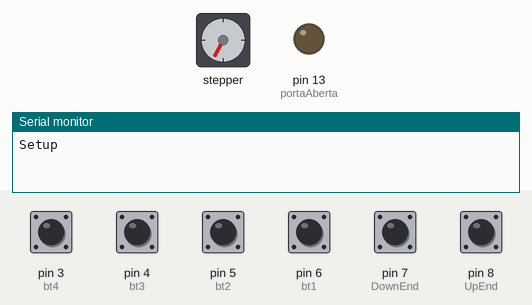
The sketch below on a simulated Arduino Uno, built with avr-gcc and run on an emulated ATmega328P. Parts: stepper motor, output pins drawn as LEDs (lit = HIGH), the last lines printed to the serial monitor. The inputs (shaded band) are chosen by the test bench; at power-on: pin 3 (bt4), pin 4 (bt3), pin 5 (bt2), pin 6 (bt1), pin 7 (DownEnd), pin 8 (UpEnd) HIGH. Stepper angles assume 500 steps per turn.

Above: at 2.8 s.
2.9 s: pin 8 (UpEnd) pulled LOW for 1.25 s
At 3.4 s:
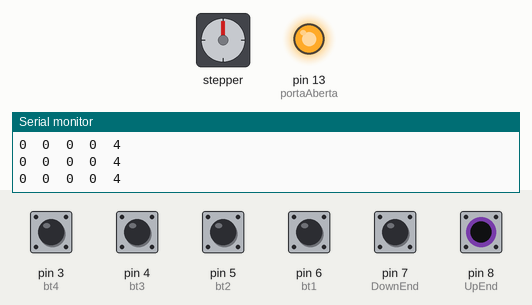
5.6 s: pin 4 (bt3) pulled LOW for 1.25 s
At 5.77 s:
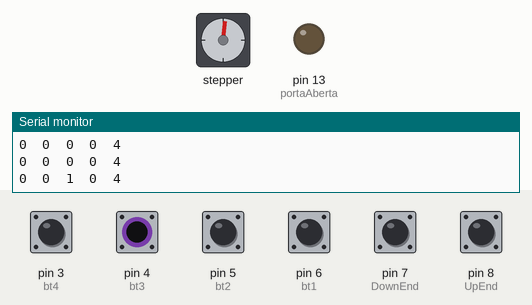
9.1 s: pin 3 (bt4) pulled LOW for 1.25 s
At 9.27 s:
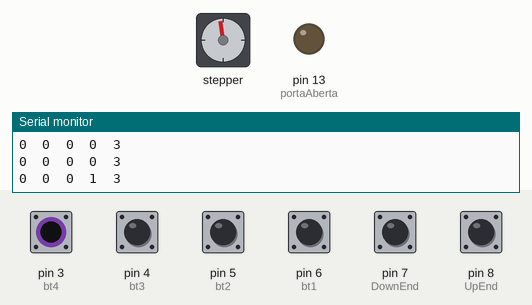
12.6 s: pin 8 (UpEnd) pulled LOW for 1.25 s
At 12.79 s:
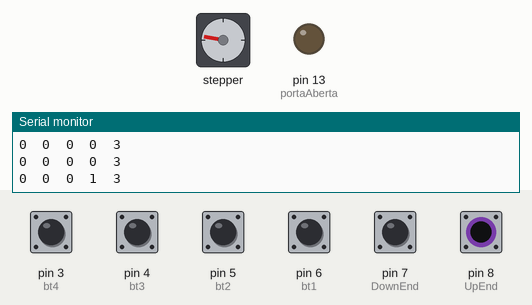
17.9 s: pin 5 (bt2) pulled LOW for 1.25 s
At 18.37 s:
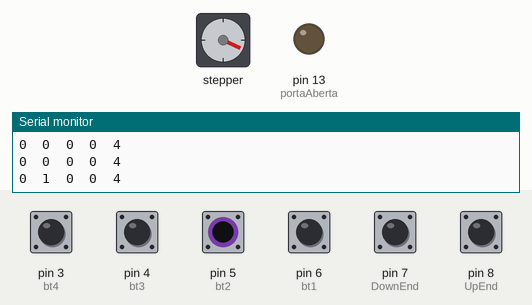
23.2 s: pin 6 (bt1) pulled LOW for 1.25 s
At 24.9 s:
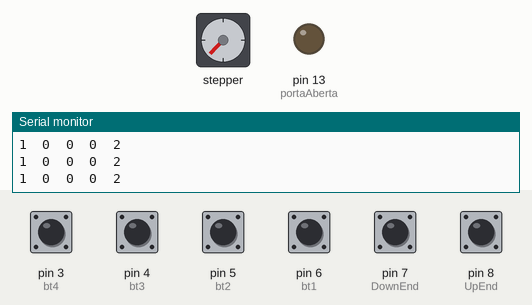
Timing chart, 0 to 29.5 s (numbered marks = the images above; inputs shaded):
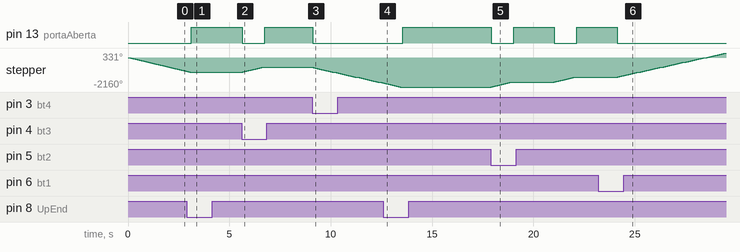

Measured:
- after the input at 2.9 s, pin 13 (portaAberta): LOW → HIGH after 0.21 s; stepper: goes on until 3.1 s, then stays -1080°
- after the input at 5.6 s, pin 13 (portaAberta): HIGH → LOW at once, → HIGH 1.1 s later; stepper: turns 360° clockwise in 0.99 s, starting at once
- after the input at 9.1 s, pin 13 (portaAberta): HIGH → LOW at once; stepper: keeps turning counter-clockwise at about 328°/s, starting at once
- after the input at 12.6 s, pin 13 (portaAberta): LOW → HIGH after 0.95 s; stepper: goes on until 13.4 s, then stays -2160°
- after the input at 17.9 s, pin 13 (portaAberta): alternates HIGH for 2.0 s and LOW for 1.1 s, starting at once; stepper: turns 360° clockwise in 0.99 s, then 360° clockwise in 0.99 s
- after the input at 23.2 s, pin 13 (portaAberta): HIGH → LOW after 0.95 s; stepper: keeps turning clockwise at about 332°/s, starting after 0.95 s

The sketch:

Elevador.ino
```cpp
//#include <AccelStepper.h>
//#define HALFSTEP 8
#include <Stepper.h> // Incluir Biblioteca 'Stepper'


int passos = 500; // Número de passos dados
const int passosPorVolta = 500;

// Motor pin definitions
#define motorPin1  9     // IN1 on the ULN2003 driver 1
#define motorPin2  10     // IN2 on the ULN2003 driver 1
#define motorPin3  11    // IN3 on the ULN2003 driver 1
#define motorPin4  12     // IN4 on the ULN2003 driver 1
int UpEnd = 8;
int DownEnd = 7;
int bt1 = 6;
int bt2 = 5;
int bt3 = 4;
int bt4 = 3;
int portaAberta = 13;
#define tempoPortaAberta 2000
long tempoParado = 0;
int parado = 1;

Stepper myStepper(passosPorVolta, 9, 11, 10, 12);
// Initialize with pin sequence IN1-IN3-IN2-IN4 for using the AccelStepper with 28BYJ-48
//AccelStepper stepper1(HALFSTEP, motorPin1, motorPin3, motorPin2, motorPin4);
int andarAtual = 4;
int andaresAtender[4]={0,0,0,0};
int andaresEntregar[4]={0,0,0,0};

//DEBOUNCE DE TODOS OS PINOS DE INPUT
#define DEBOUNCE 10  // button debouncer, how many ms to debounce, 5+ ms is usually plenty

byte buttons[] = {bt1, bt2, bt3, bt4, UpEnd, DownEnd};
//determine how big the array up above is, by checking the size
#define NUMBUTTONS sizeof(buttons)

//track if a button is just pressed, just released, or 'currently pressed'
byte pressed[NUMBUTTONS], justpressed[NUMBUTTONS], justreleased[NUMBUTTONS];
byte previous_keystate[NUMBUTTONS], current_keystate[NUMBUTTONS];

void setup() {
  Serial.begin(9600);
  delay(10);
  Serial.print("Setup");
  pinMode(motorPin1, OUTPUT);
  pinMode(motorPin2, OUTPUT);
  pinMode(motorPin3, OUTPUT);
  pinMode(motorPin4, OUTPUT);
  pinMode(portaAberta, OUTPUT);
  pinMode(bt1, INPUT_PULLUP);
  pinMode(bt2, INPUT_PULLUP);
  pinMode(bt3, INPUT_PULLUP);
  pinMode(bt4, INPUT_PULLUP);
  pinMode(UpEnd, INPUT_PULLUP);
  pinMode(DownEnd, INPUT_PULLUP);

  myStepper.setSpeed(60); // velocidade do motor em 60;
  delay(50);
  while(digitalRead(UpEnd)==1){
    myStepper.step(-passos); // sentido horário
    delay(10);
  }
  /*
  stepper1.stop();
  Serial.print("End Setup\n");
  */

}//--(end setup )---

void loop() {
  byte thisSwitch=thisSwitch_justPressed();
  switch(thisSwitch){

    //ELEVADOR1 CHAMOU ANDAR 1
    case 0:
      andaresAtender[0] = 1;
    break;

    //ELEVADOR1 CHAMOU ANDAR 2
    case 1:
      andaresAtender[1] = 1;
    break;

    //ELEVADOR1 CHAMOU ANDAR 3
    case 2:
      andaresAtender[2] = 1;
    break;

    //ELEVADOR2 CHAMOU ANDAR 4
    case 3:
      andaresAtender[3] = 1;
    break;

    //ELEVADOR2 CHEGOU ANDAR 4
    case 4:
      parar(4);
      andarAtual = 4;
    break;

    //ELEVADOR2 CHEGOU ANDAR 1
    case 5:
      parar(1);
      andarAtual = 1;
    break;
  }

    Serial.print(andaresAtender[0]);
  Serial.print("\t");
  Serial.print(andaresAtender[1]);
    Serial.print("\t");
  Serial.print(andaresAtender[2]);
    Serial.print("\t");
  Serial.print(andaresAtender[3]);
    Serial.print("\t");
  Serial.print(andarAtual);
  Serial.print("\n");
  if(millis()-tempoParado>tempoPortaAberta){
    switch (andarAtual) {
        case 1:
          if(andaresAtender[0]&&parado)
            parar(1);
          else if(andaresAtender[1]||andaresAtender[2]||andaresAtender[3])
            subir(1);
          break;
        case 2:
          if(andaresAtender[1]&&parado)
            parar(2);
          else if(andaresAtender[0])
            descer(4);
          else if(andaresAtender[2]||andaresAtender[3])
            subir(1);
          break;
        case 3:
           if(andaresAtender[2]&&parado)
            parar(3);
          else if(andaresAtender[3])
            subir(4);
          else if(andaresAtender[0]||andaresAtender[1])
            descer(1);
          break;
        case 4:
          if(andaresAtender[3]&&parado)
            parar(4);
          else if(andaresAtender[0]||andaresAtender[1]||andaresAtender[2])
            descer(1);
          break;
        default:
        break;
          // do something
    }
  }
}
void subir(int andar){
  parado = 0;
  digitalWrite(portaAberta, LOW);
  switch (andar) {
      case 1:
          myStepper.step(-passos); // sentido horário
          delay(100);
          parar(andarAtual+1);
        break;
      case 4:
         while(digitalRead(UpEnd)==1){
          myStepper.step(-passos); // sentido horário
          delay(100);
        }
        parar(4);
        break;
      default:
        break;
        // do something
  }
}
void descer(int andar){
  parado = 0;
  digitalWrite(portaAberta, LOW);
  switch (andar) {
      case 1:
          myStepper.step(passos); // sentido horário
          delay(100);
          parar(andarAtual-1);
        break;
      case 4:
         while(digitalRead(DownEnd)==1){
          myStepper.step(passos); // sentido horário
          delay(100);
        }
        parar(1);
        break;
      default:
      break;
        // do something
  }
}
void parar(int andar){
  andarAtual=andar;
  parado = 1;
  tempoParado=millis();
  digitalWrite(portaAberta, HIGH);
  switch (andar) {
     case 1:
          andaresAtender[0]=0;
     break;
     case 2:
          andaresAtender[1]=0;
     break;
     case 3:
          andaresAtender[2]=0;
     break;
     case 4:
          andaresAtender[3]=0;
     break;
     default:
     break;
  }
}

void check_switches(){
  static byte previousstate[NUMBUTTONS];
  static byte currentstate[NUMBUTTONS];
  static long lasttime;
  byte index;
  if (millis() < lasttime) {
    // we wrapped around, lets just try again
    lasttime = millis();
  }
  if ((lasttime + DEBOUNCE) > millis()) {
    // not enough time has passed to debounce
    return;
  }
  // ok we have waited DEBOUNCE milliseconds, lets reset the timer
  lasttime = millis();
  for (index = 0; index < NUMBUTTONS; index++) {
    justpressed[index] = 0;       //when we start, we clear out the "just" indicators
    justreleased[index] = 0;
    currentstate[index] = digitalRead(buttons[index]);   //read the button
    if (currentstate[index] == previousstate[index]) {
      if ((pressed[index] == LOW) && (currentstate[index] == LOW)) {
        // just pressed
        justpressed[index] = 1;
      }
      else if ((pressed[index] == HIGH) && (currentstate[index] == HIGH)) {
        justreleased[index] = 1; // just released
      }
      pressed[index] = !currentstate[index];  //remember, digital HIGH means NOT pressed
    }
    previousstate[index] = currentstate[index]; //keep a running tally of the buttons
  }
}

byte thisSwitch_justPressed() {
  byte thisSwitch = 255;
  check_switches();  //check the switches &amp; get the current state
  for (byte i = 0; i < NUMBUTTONS; i++) {
    current_keystate[i]=justpressed[i];
    if (current_keystate[i] != previous_keystate[i]) {
      if (current_keystate[i])
        thisSwitch=i;
    }
    previous_keystate[i]=current_keystate[i];
  }
  return thisSwitch;
}
```
